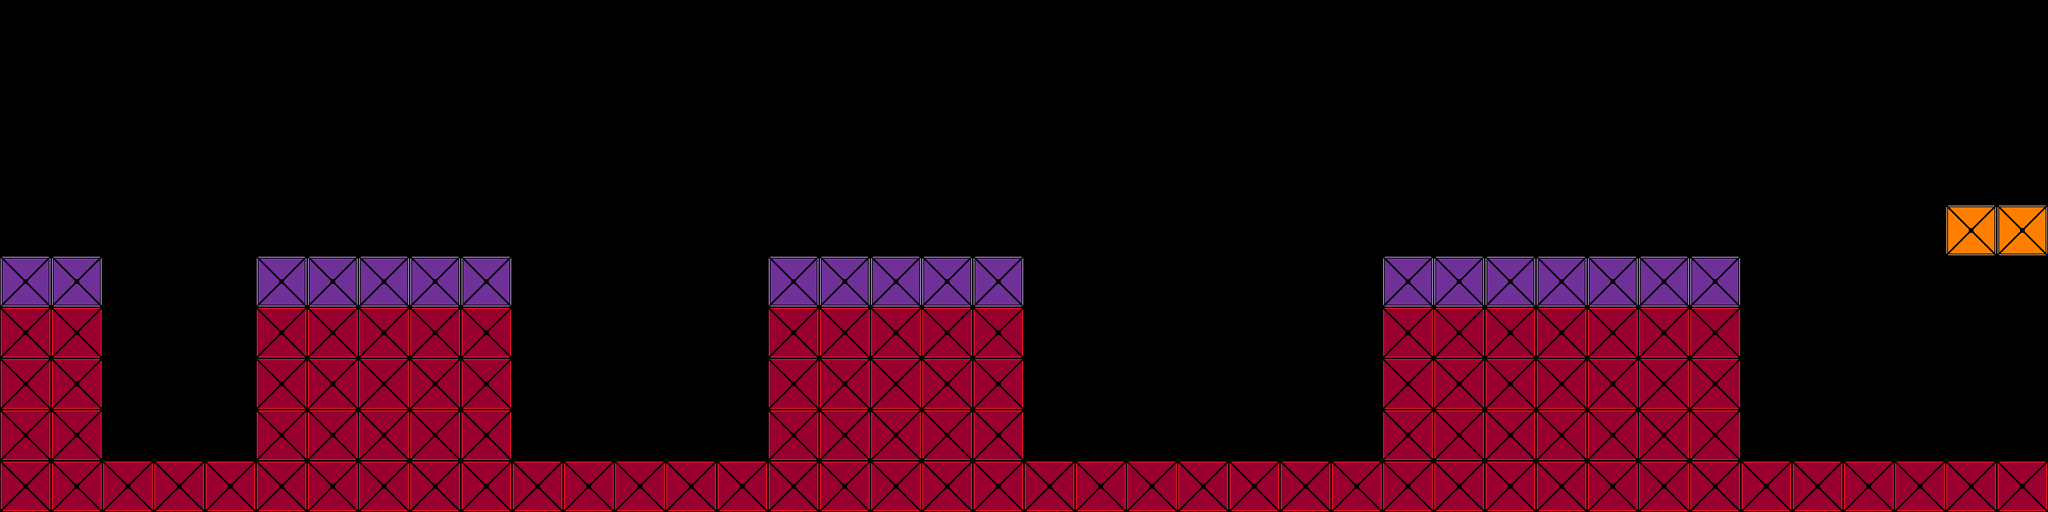

The image is a tile-based game level rendered from a .tmx file. Its description and complete source (layers, tilesets, objects, tile grids) follow:
An orthogonal 40x10 tile map with 64x64 px tiles, 1 tile layer (Backround) and 11 objects (5x red, orange, player).

<map version="1.9" tiledversion="1.9.2" orientation="orthogonal" renderorder="right-down" width="40" height="10" tilewidth="64" tileheight="64" infinite="0" nextlayerid="3" nextobjectid="29">
 <tileset firstgid="1" source="coloredTiles2.tsx" />
 <layer id="1" name="Backround" width="40" height="10">
  <data encoding="csv">
0,0,0,0,0,0,0,0,0,0,0,0,0,0,0,0,0,0,0,0,0,0,0,0,0,0,0,0,0,0,0,0,0,0,0,0,0,0,0,0,
0,0,0,0,0,0,0,0,0,0,0,0,0,0,0,0,0,0,0,0,0,0,0,0,0,0,0,0,0,0,0,0,0,0,0,0,0,0,0,0,
0,0,0,0,0,0,0,0,0,0,0,0,0,0,0,0,0,0,0,0,0,0,0,0,0,0,0,0,0,0,0,0,0,0,0,0,0,0,0,0,
0,0,0,0,0,0,0,0,0,0,0,0,0,0,0,0,0,0,0,0,0,0,0,0,0,0,0,0,0,0,0,0,0,0,0,0,0,0,0,0,
0,0,0,0,0,0,0,0,0,0,0,0,0,0,0,0,0,0,0,0,0,0,0,0,0,0,0,0,0,0,0,0,0,0,0,0,0,0,3,3,
2,2,0,0,0,2,2,2,2,2,0,0,0,0,0,2,2,2,2,2,0,0,0,0,0,0,0,2,2,2,2,2,2,2,0,0,0,0,0,0,
1,1,0,0,0,1,1,1,1,1,0,0,0,0,0,1,1,1,1,1,0,0,0,0,0,0,0,1,1,1,1,1,1,1,0,0,0,0,0,0,
1,1,0,0,0,1,1,1,1,1,0,0,0,0,0,1,1,1,1,1,0,0,0,0,0,0,0,1,1,1,1,1,1,1,0,0,0,0,0,0,
1,1,0,0,0,1,1,1,1,1,0,0,0,0,0,1,1,1,1,1,0,0,0,0,0,0,0,1,1,1,1,1,1,1,0,0,0,0,0,0,
1,1,1,1,1,1,1,1,1,1,1,1,1,1,1,1,1,1,1,1,1,1,1,1,1,1,1,1,1,1,1,1,1,1,1,1,1,1,1,1
</data>
 </layer>
 <objectgroup id="2" name="objects">
  <object id="6" name="red" x="0" y="576" width="2560" height="64" />
  <object id="7" name="orange" x="2432" y="256" width="128" height="64" />
  <object id="13" name="red" x="0" y="384" width="128" height="192" />
  <object id="14" name="red" x="320" y="384" width="320" height="192" />
  <object id="15" name="red" x="960" y="384" width="320" height="192" />
  <object id="16" name="red" x="1728" y="384" width="448" height="192" />
  <object id="20" x="0" y="320" width="128" height="64" />
  <object id="21" x="320" y="320" width="320" height="64" />
  <object id="22" x="960" y="320" width="320" height="64" />
  <object id="23" x="1728" y="320" width="448" height="64" />
  <object id="27" name="player" x="320" y="128" width="64" height="64" />
 </objectgroup>
</map>